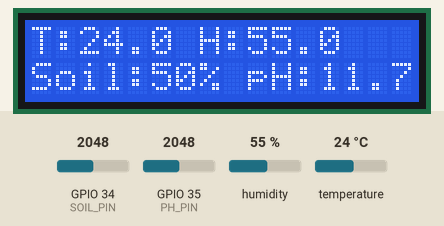
A sketch run on a simulated ESP32. Parts: 16×2 character LCD. The test bench sets the inputs (shaded band); at power-on: GPIO 34 (SOIL_PIN) = 2048, humidity 55 %, GPIO 35 (PH_PIN) = 2048, temperature 24 °C. WiFi joins after 1.5 s; servers stay silent unless stated; uploads are accepted with an empty reply; the local clock reads 2024-03-15 10:24:30 at power-on unless the sketch sets it; what the sketch prints to the serial monitor is not drawn.

Above: at 2.7 s.
2.8 s: GPIO 34 (SOIL_PIN) set to 45
At 4.0 s:
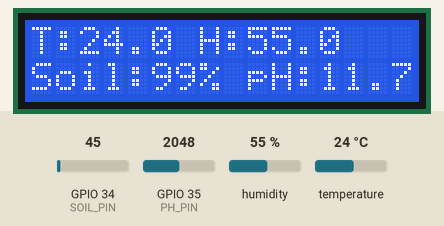
7.0 s: GPIO 34 (SOIL_PIN) set to 38
At 8.5 s:
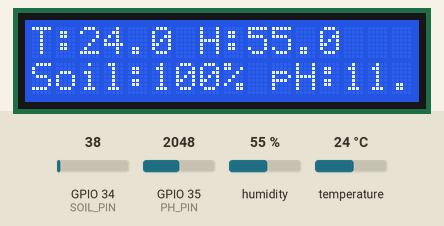
9.5 s: humidity set to 22 %
At 10.8 s:
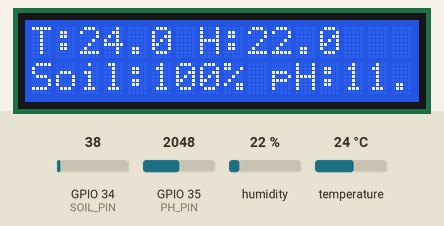
11.6 s: GPIO 35 (PH_PIN) set to 2866
At 13.1 s:
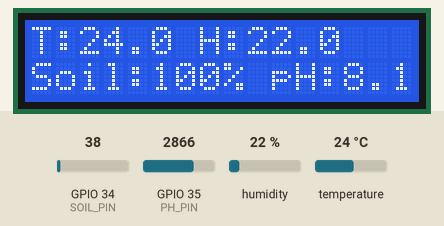
13.7 s: temperature set to 12 °C
At 15.4 s:
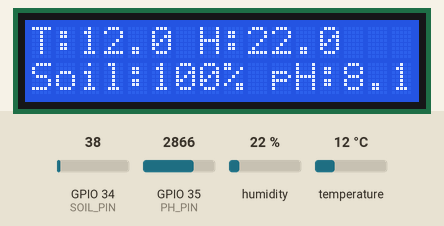
15.8 s: GPIO 35 (PH_PIN) set to 3972
At 17.6 s:
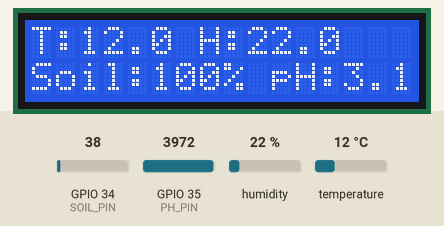
Timing chart, 0 to 18.9 s (numbered marks = the images above; inputs shaded):
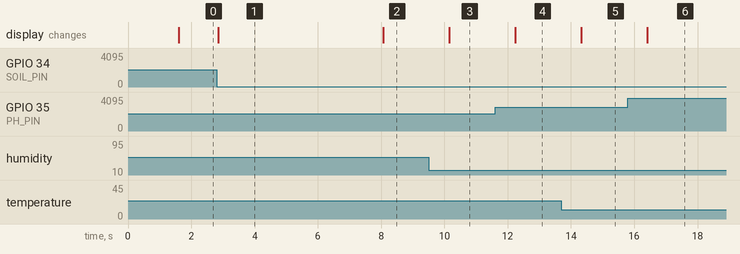

The sketch:

esp32-http-server.ino
```cpp
#include <WiFi.h>
#include <WebServer.h>
#include "DHTesp.h"
#include "RTClib.h"
#include <HTTPClient.h>
#include <ArduinoJson.h>
#include <LiquidCrystal_I2C.h>

// ---------------- Wi-Fi ----------------
const char* SSID = "Wokwi-GUEST";
const char* password = "";
const char* openaiApiKey = "b453666eb3d04c1fa7c608375d88f7fc";

// ---------------- WebServer ----------------
WebServer server(80);
String dataValue = "None";
String aiForecast = "No forecast yet";

// ---------------- RTC ----------------
RTC_DS1307 rtc;

// ---------------- DHT22 ----------------
#define DHT_PIN 15
DHTesp dhtSensor;

// ---------------- Soil & pH ----------------
#define SOIL_PIN 34
#define PH_PIN   35

// ---------------- LCD ----------------
LiquidCrystal_I2C LCD(0x27, 16, 2);

// ---------------- Data Buffers ----------------
#define MAX_POINTS 50
float tempHistory[MAX_POINTS];
float humHistory[MAX_POINTS];
int soilHistory[MAX_POINTS];
float phHistory[MAX_POINTS];
int historyIndex = 0;

// ---------------- Handlers ----------------
void handleRoot() {
  String html = R"rawliteral(
  <!DOCTYPE html>
  <html>
  <head>
    <meta charset="utf-8">
    <title>Agro Monitor</title>
    <script type="text/javascript" src="https://www.gstatic.com/charts/loader.js"></script>
    <script>
      google.charts.load('current', {'packages':['corechart']});
      google.charts.setOnLoadCallback(drawCharts);

      function drawCharts() {
        fetch('/data').then(r=>r.json()).then(d=>{
          let tempData = new google.visualization.DataTable();
          tempData.addColumn('string','Time');
          tempData.addColumn('number','Temp');
          tempData.addRows(d.history.map(x=>[x.time, x.temp]));

          let humData = new google.visualization.DataTable();
          humData.addColumn('string','Time');
          humData.addColumn('number','Humidity');
          humData.addRows(d.history.map(x=>[x.time, x.hum]));

          let soilData = new google.visualization.DataTable();
          soilData.addColumn('string','Time');
          soilData.addColumn('number','Soil %');
          soilData.addRows(d.history.map(x=>[x.time, x.soil]));

          let phData = new google.visualization.DataTable();
          phData.addColumn('string','Time');
          phData.addColumn('number','pH');
          phData.addRows(d.history.map(x=>[x.time, x.ph]));

          let opts={width:400,height:200};

          new google.visualization.LineChart(document.getElementById('temp')).draw(tempData,opts);
          new google.visualization.LineChart(document.getElementById('hum')).draw(humData,opts);
          new google.visualization.LineChart(document.getElementById('soil')).draw(soilData,opts);
          new google.visualization.LineChart(document.getElementById('ph')).draw(phData,opts);

          document.getElementById("forecast").innerText = d.forecast;
        });
      }

      function irrigate(){
        fetch('/irrigate').then(r=>r.text()).then(t=>alert(t));
      }

      setInterval(drawCharts,5000);
    </script>
  </head>
  <body>
    <h2>🌱 Agro Monitor</h2>
    <div id="temp"></div>
    <div id="hum"></div>
    <div id="soil"></div>
    <div id="ph"></div>
    <h3>AI Forecast:</h3>
    <p id="forecast">Loading...</p>
    <button onclick="irrigate()">💧 Імітація поливу</button>
  </body>
  </html>
  )rawliteral";

  server.send(200, "text/html", html);
}

void handleData() {
  DynamicJsonDocument doc(2048);
  JsonArray hist = doc.createNestedArray("history");

  for(int i=0;i<MAX_POINTS;i++){
    int idx=(historyIndex+i)%MAX_POINTS;
    if(tempHistory[idx]==0 && humHistory[idx]==0) continue;

    JsonObject obj=hist.createNestedObject();
    obj["time"]=String(idx);
    obj["temp"]=tempHistory[idx];
    obj["hum"]=humHistory[idx];
    obj["soil"]=soilHistory[idx];
    obj["ph"]=phHistory[idx];
  }
  doc["forecast"]=aiForecast;

  String out;
  serializeJson(doc,out);
  server.send(200,"application/json",out);
}

void handleIrrigate(){
  soilHistory[(historyIndex-1+MAX_POINTS)%MAX_POINTS]+=10;
  if(soilHistory[(historyIndex-1+MAX_POINTS)%MAX_POINTS]>100)
    soilHistory[(historyIndex-1+MAX_POINTS)%MAX_POINTS]=100;
  server.send(200,"text/plain","Полив виконано (імітація)");
}

// ---------------- GPT Request ----------------
void request_gpt(String prompt) {
  DynamicJsonDocument jsonDocument(1024);
  jsonDocument["model"] = "gpt-3.5-turbo";
  JsonArray messages = jsonDocument.createNestedArray("messages");

  JsonObject sys = messages.createNestedObject();
  sys["role"] = "system";
  sys["content"] = "You are an AI agro assistant. Answer shortly.";

  JsonObject usr = messages.createNestedObject();
  usr["role"] = "user";
  usr["content"] = prompt;

  HTTPClient http;
  String apiUrl = "https://artificialintelligence.openai.azure.com/openai/deployments/test/chat/completions?api-version=2023-05-15";
  http.begin(apiUrl);
  http.addHeader("Content-Type", "application/json");
  http.addHeader("api-key", openaiApiKey);

  String body;
  serializeJson(jsonDocument, body);

  int httpCode = http.POST(body);
  if (httpCode == 200) {
    String response = http.getString();
    deserializeJson(jsonDocument, response);
    String content = jsonDocument["choices"][0]["message"]["content"].as<String>();
    aiForecast = content;
    Serial.println("AI Response: " + content);
  } else {
    Serial.println("HTTP error: " + String(httpCode));
  }
  http.end();
}

// ---------------- Setup ----------------
void setup() {
  Serial.begin(115200);
  pinMode(SOIL_PIN, INPUT);
  pinMode(PH_PIN, INPUT);

  WiFi.begin(SSID, password);
  while (WiFi.status() != WL_CONNECTED) {
    delay(500);
    Serial.print(".");
  }
  Serial.println(WiFi.localIP());

  server.on("/", handleRoot);
  server.on("/data", handleData);
  server.on("/irrigate", handleIrrigate);
  server.begin();

  dhtSensor.setup(DHT_PIN, DHTesp::DHT22);
  rtc.begin();
  LCD.init();
  LCD.backlight();
}

// ---------------- Loop ----------------
int counter = 0;
void loop() {
  server.handleClient();

  TempAndHumidity data = dhtSensor.getTempAndHumidity();
  float temp = data.temperature;
  float hum  = data.humidity;

  int soilRaw = analogRead(SOIL_PIN);
  int soilPercent = map(soilRaw, 0, 4095, 100, 0);

  int phRaw = analogRead(PH_PIN);
  float voltage = phRaw * (3.3 / 4095.0);
  float phValue = 7 + ((2.5 - voltage) / 0.18);

  DateTime now = rtc.now();
  String timeStr = String(now.hour()) + ":" + String(now.minute()) + ":" + String(now.second());

  dataValue = "Time: " + timeStr + "\nTemp: " + String(temp,1) + " C\nHumidity: " + String(hum,1) + " %\nSoil: " + String(soilPercent) + " %\npH: " + String(phValue,2);

  Serial.println(dataValue);

  LCD.clear();
  LCD.setCursor(0, 0);
  LCD.print("T:" + String(temp,1) + " H:" + String(hum,1));
  LCD.setCursor(0, 1);
  LCD.print("Soil:" + String(soilPercent) + "% pH:" + String(phValue,1));

  // запис у історію
  tempHistory[historyIndex]=temp;
  humHistory[historyIndex]=hum;
  soilHistory[historyIndex]=soilPercent;
  phHistory[historyIndex]=phValue;
  historyIndex=(historyIndex+1)%MAX_POINTS;

  delay(1000);

  if (counter == 0) {
    request_gpt("Based on this data, when should irrigation be done?\n" + dataValue);
    counter++;
  }
}
```

Measured:
- after the input at 2.8 s, the display: changes after 0.05 s (image 1)
- after the input at 7.0 s, the display: changes after 1.1 s (image 2)
- after the input at 9.5 s, the display: changes after 0.65 s (image 3)
- after the input at 11.6 s, the display: changes after 0.64 s (image 4)
- after the input at 13.7 s, the display: changes after 0.62 s (image 5)
- after the input at 15.8 s, the display: changes after 0.61 s (image 6)
